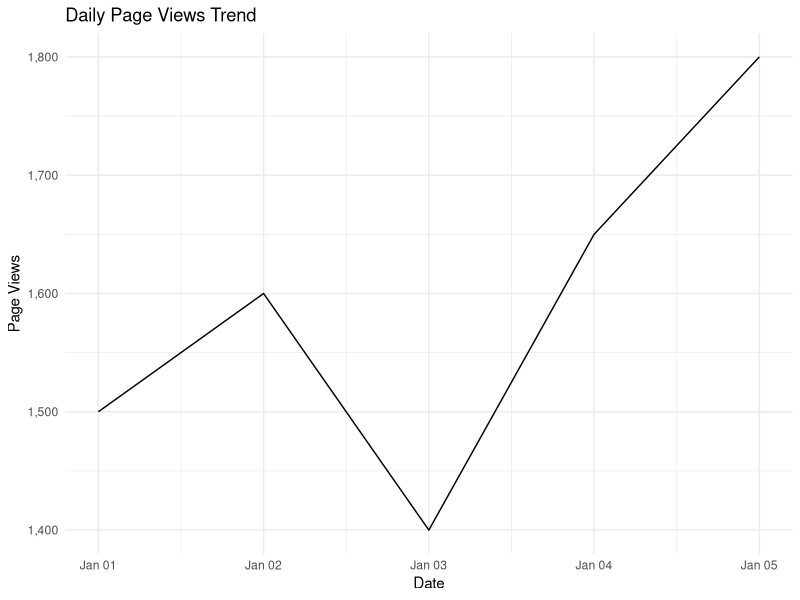
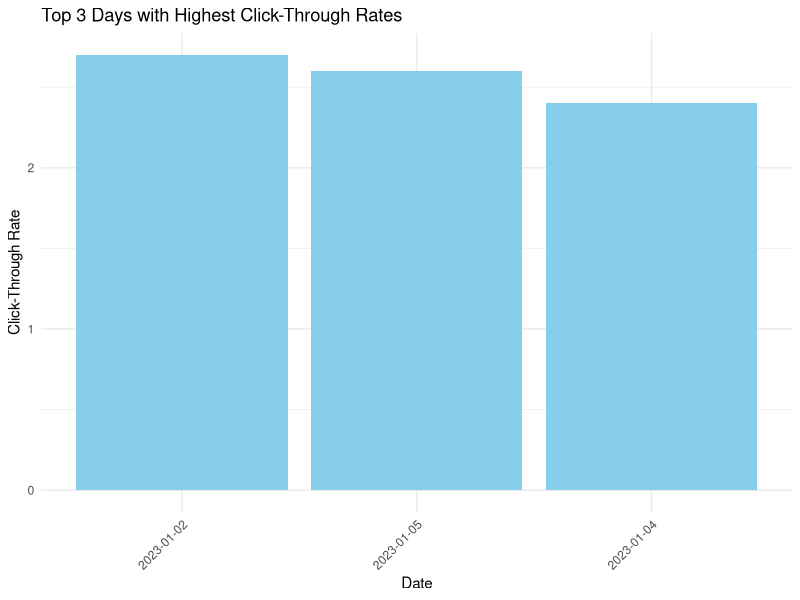
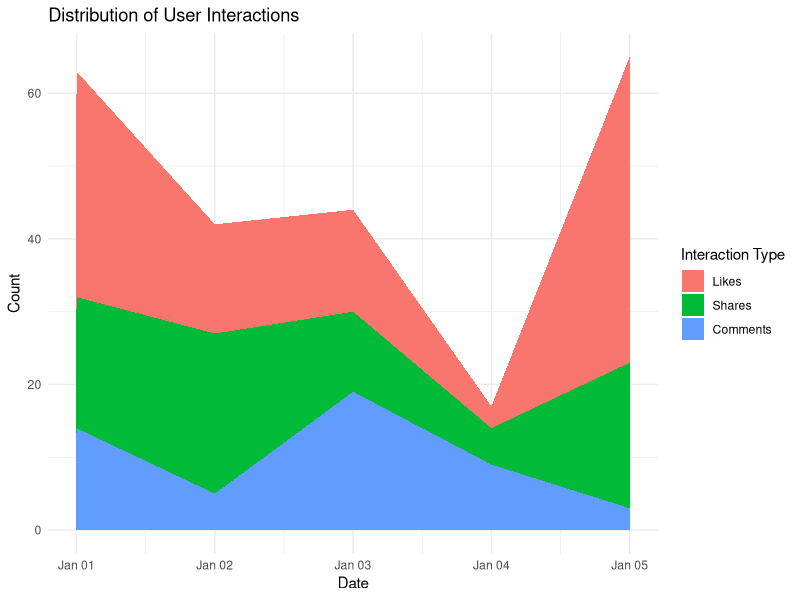

R code for these plots, in order:
# Install and load necessary libraries
install.packages("ggplot2")
library(ggplot2)
library(scales)  # for formatting percentage labels

# Create a data frame
data <- data.frame(
  Date = as.Date(c("2023-01-01", "2023-01-02", "2023-01-03", "2023-01-04", "2023-01-05")),
  PageViews = c(1500, 1600, 1400, 1650, 1800),
  ClickThroughRate = c(2.3, 2.7, 2.0, 2.4, 2.6)
)

# Create a line chart for daily page views trend
ggplot(data, aes(x = Date, y = PageViews, group = 1)) +
  geom_line() +
  labs(title = "Daily Page Views Trend",
       x = "Date",
       y = "Page Views") +
  scale_y_continuous(labels = scales::comma) +
  theme_minimal()
# Create a bar chart for top N days with the highest click-through rates
top_n_days <- 3  # Change this value for the desired number of top days

top_days <- data[order(data$ClickThroughRate, decreasing = TRUE), ][1:top_n_days, ]

ggplot(top_days, aes(x = reorder(Date, -ClickThroughRate), y = ClickThroughRate)) +
  geom_bar(stat = "identity", fill = "skyblue") +
  labs(title = paste("Top", top_n_days, "Days with Highest Click-Through Rates"),
       x = "Date",
       y = "Click-Through Rate") +
  theme_minimal() +
  theme(axis.text.x = element_text(angle = 45, hjust = 1))
# Assuming you have data for user interactions (likes, shares, comments)
# Create a data frame with random interaction data for illustration
set.seed(123)
interaction_data <- data.frame(
  Date = data$Date,
  Likes = sample(1:50, 5, replace = TRUE),
  Shares = sample(1:30, 5, replace = TRUE),
  Comments = sample(1:20, 5, replace = TRUE)
)

# Reshape data for stacked area chart
interaction_long <- reshape2::melt(interaction_data, id.vars = "Date")

# Create a stacked area chart for distribution of user interactions
ggplot(interaction_long, aes(x = Date, y = value, fill = variable)) +
  geom_area() +
  labs(title = "Distribution of User Interactions",
       x = "Date",
       y = "Count",
       fill = "Interaction Type") +
  theme_minimal()


